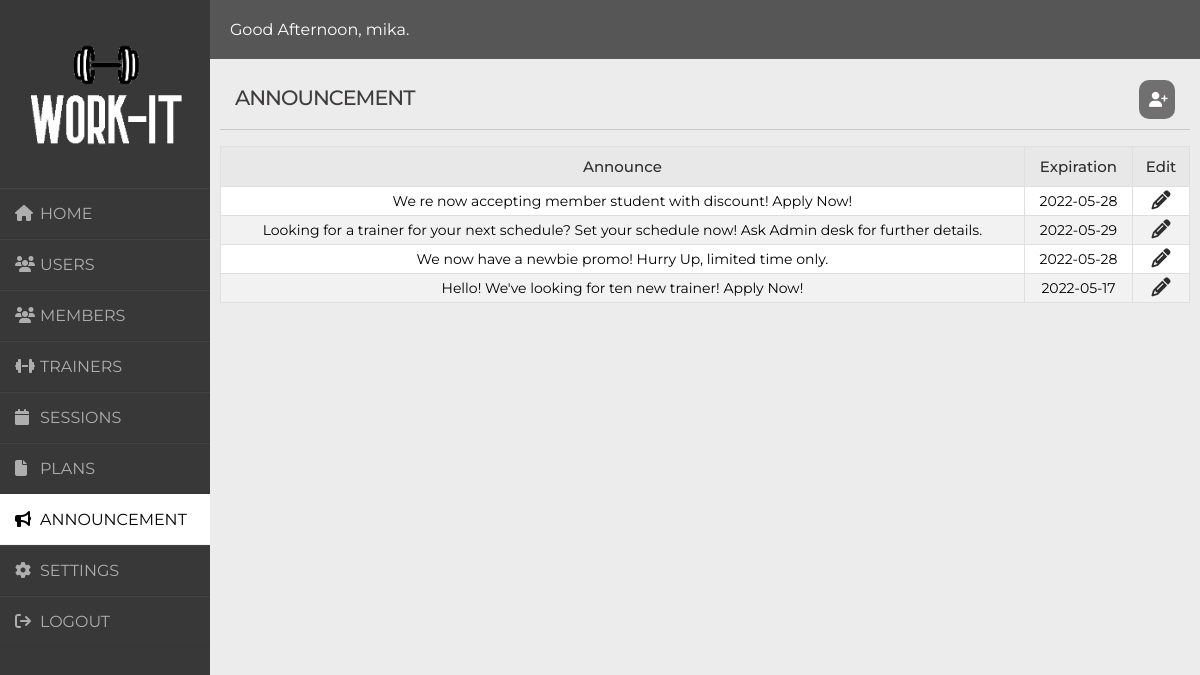
The page /admin-announcement.php (signed in) on the database its author committed.
### tables this page shows
CREATE TABLE `announcement` (
  `ann_id` varchar(10) NOT NULL,
  `ann_Announce` varchar(255) DEFAULT NULL,
  `ann_Expire` date NOT NULL
);

### date.php (called while the page is built, shortened)
<?php
$Hour = date('G');
if ( $Hour >= 5 && $Hour <= 11 ) {
    $msg = "Good Morning, ";
} else if ( $Hour >= 12 && $Hour <= 18 ) {
    $msg = "Good Afternoon, ";
} else if ( $Hour >= 19 || $Hour <= 4 ) {
    $msg = "Good Evening, ";
}
?>

### admin-announcement.php (the view, shortened to what this page needs)
<?php
require 'login.php';
require 'date.php';
?>
<!DOCTYPE html>
<html>
<head>
</head>
<body>
    <div class="wrapper">
        <div class="sidebar">
            <div class="logo">
                <img src="image/logo1.png" style="width: 100%; margin-bottom: 20px;" draggable="false">
            </div>
            <ul>
                <li><a href="admin-home.php"><i class="fas fa-home"></i>HOME</a></li>
                <li><a href="admin-users.php"><i class="fas fa-users"></i>USERS</a></li>
                <li><a href="admin-member.php"><i class="fas fa-users"></i>MEMBERS</a></li>
                <li><a href="admin-trainer.php" ><i class="fas fa-dumbbell"></i>TRAINERS</a></li>
                <li><a href="admin-sessions.php" ><i class="fas fa-calendar"></i>SESSIONS</a></li>
                <li><a href="admin-plan.php"><i class="fas fa-file"></i>PLANS</a></li>
                <li id="active"><a href="admin-announcement.php"  id="active"><i class="fas fa-bullhorn"></i>ANNOUNCEMENT</a></li>
                <li><a href="admin-settings.php"><i class="fas fa-cog"></i>SETTINGS</a></li>
                <li><a href="index.php?logout=1"><i class="fas fa-sign-out"></i>LOGOUT</a></li>
            </ul>
        </div>
        <div class="main_content">
            <?php $welcomeName = $_SESSION['username']; ?>
            <div class="header"><?php echo $msg,$welcomeName; ?>.</div>
            <div class="announcement">
                <p id="title" style="margin-bottom: 20px;">ANNOUNCEMENT</p><hr>
                <a class="button" href="#popupmember"><i class="fa-solid fa-user-plus"></i></a>
                <?php
                    $query = "SELECT * FROM announcement";
                    $result = mysqli_query($conn, $query);
                        if (mysqli_num_rows($result) > 0) {
                            echo "<table>";
                            echo "<tr>";
                                    echo "<th>Announce</th>";
                                    echo "<th>Expiration</th>";
                                    echo "<th>Edit</th>";
                                    echo "</tr>";
                            while($row = mysqli_fetch_assoc($result)){
                                echo "<tr>";
                                        echo "<td>$row[ann_Announce]</td>";
                                        echo "<td>$row[ann_Expire]</td>";
                                        echo "<td><a href='edit-admin-announcement.php?ann_Announce=".$row['ann_Announce']."&ann_Expire=".$row['ann_Expire']."&ann_id=".$row['ann_id']."'>
                                            <i class='fa fa-pencil'style='font-size:19px; color:#2e2d2d'></i>
                                            </td>";
                                        echo "</tr>";
                            }
                            echo "</table>";
                        }
                        else {
                            echo "<p id='announce'>No user/s listed</i> </p>";
                        }?>
</div>
</div>
</body>
</html>

### admin-announcement.php (style rules this page uses)
* { margin: 0; padding: 0; box-sizing: border-box; list-style: none; text-decoration: none; }
body { background-color: #f3f5f9; font-family: 'Montserrat', sans-serif; }
.wrapper { display: flex; position: relative; }
.wrapper .sidebar { width: 210px; height: 100%; background:#383838; padding: 30px 0px; position: fixed; transition: ease all .3s; }
.wrapper .sidebar ul li { padding: 15px; border-bottom: 1px solid #bdb8d7; border-bottom: 1px solid #0000000d; border-top: 1px solid #ffffff0d; }
.wrapper .sidebar ul li a { color:#afaeae; display: block; }
.wrapper .sidebar ul li a .fas { width: 25px; }
#active { background: #fff; color:#000000; border-radius: 0px; }
.wrapper .main_content { width: 100%; margin-left: 210px; }
.wrapper .main_content .header { width: 100%; display:flex; position: relative; padding: 20px; justify-content:space-between; align-items:center; background-color: #575656; color: #fff; }
.wrapper .main_content .announcement { width: 100%; background-color: #ececec; height: 90vh; padding: 10px; overflow: hidden; }
.announcement #title { margin-top: 1px; letter-spacing: -1px; padding: 15px; font-size: 1.3rem; font-weight: 500; color: #3e3c3c; }
hr { width: 100%; margin: auto; border: none; padding: 0.5px; background-color: #ccc7c7; margin-top: -1em; margin-bottom: 1em; }
.button { font-size: 15px; padding: 10px; color: #fff; border-radius: 10px; width: 3vw; text-align: center; background-color: #717070; text-decoration: none; color: #fffdfd; cursor: pointer; transition: all 0.3s ease-out; position: fixed; display: block; right: 25px; top: 80px; }
table { border-collapse: collapse; height: auto; width: 100%; }
th { background-color: #e9e8e8; color:#2e2d2d; font-size: 15px; font-weight: 500; padding: 10px; }
th, td { text-align:center; border:1px solid #dfdfdf; }
td { padding: 4px; white-space: nowrap; }
tr { background-color: #fff; font-size: 14px; }
table tr:nth-child(odd) td { background-color: #f2f2f2; }

### rows shown on the page
announcement: ann_Announce "We re now accepting member student with discount! Apply Now!", ann_Expire "2022-05-28"
announcement: ann_Announce "Looking for a trainer for your next schedule? Set your schedule now! Ask Admin desk for further details.", ann_Expire "2022-05-29"
announcement: ann_Announce "We now have a newbie promo! Hurry Up, limited time only.", ann_Expire "2022-05-28"
announcement: ann_Announce "Hello! We've looking for ten new trainer! Apply Now!", ann_Expire "2022-05-17"

### other values the page prints
$msg "Good Afternoon,"
$welcomeName "mika"
